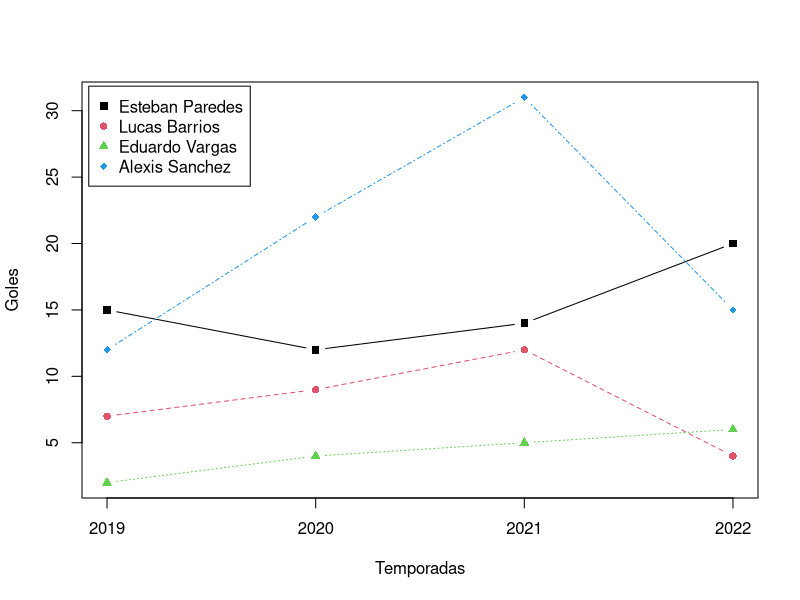

Source code (R):
# Nota 1: Usar matrices para este ejercicio no fue lo mejor.
# Un dataframa habría sido mucho mejor aquí.

# Definir jugadores y temporadas
jugadores <- c(
  "Esteban Paredes", "Lucas Barrios",
  "Eduardo Vargas", "Alexis Sanchez"
)
temporadas <- c(2019, 2020, 2021, 2022)

# Jugadores y Goles
# |               |2019|2020|2021|2022|
# |Esteban Paredes|15  |12  |14  |20  |
# |Lucas Barrios  |7   |9   |12  |4   |
# |Eduardo Vargas |2   |4   |5   |6   |
# |Alexis Sanchez |12  |22  |31  |15  |

# Guardar los goles de cada jugador
esteban_goles <- c(15, 12, 14, 20)
lucas_goles <- c(7, 9, 12, 4)
eduardo_goles <- c(2, 4, 5, 6)
alexis_goles <- c(12, 22, 31, 15)

# Crear la matriz que representa los goles
goles <- rbind(
  esteban_goles, lucas_goles,
  eduardo_goles, alexis_goles
)
rownames(goles) <- jugadores
colnames(goles) <- temporadas

# Jugadores y Partidos
# |               |2019|2020|2021|2022|
# |Esteban Paredes|20  |22  |23  |20  |
# |Lucas Barrios  |15  |22  |31  |30  |
# |Eduardo Vargas |12  |44  |11  |30  |
# |Alexis Sanchez |33  |12  |30  |19  |

# Guadar los partidos de cada jugador
esteban_partidos <- c(20, 22, 23, 20)
lucas_partidos <- c(15, 22, 31, 30)
eduardo_partidos <- c(12, 44, 11, 30)
alexis_partidos <- c(33, 12, 30, 19)

# Crear la matriz que representa los partidos
partidos <- rbind(
  esteban_partidos, lucas_partidos,
  eduardo_partidos, alexis_partidos
)
rownames(partidos) <- jugadores
colnames(partidos) <- temporadas

# Calcular frecuencia de goles por partido
goles_partido <- round(partidos / goles, 1)
# Nota 2: Está mal la guía, debería ser goles / partidos
# Lo dejaré mal para no interferir con el resto del ejercicio

# Jugadores y Sueldos
# |               |2019    |2020    |2021    |2022    |
# |Esteban Paredes|22500000|24500000|27500000|31500000|
# |Lucas Barrios  |15000000|17000000|19000000|19999999|
# |Eduardo Vargas |12000000|14230000|16930000|21999000|
# |Alexis Sanchez |33000000|34000500|40120000|49233100|

# Guardar los sueldos de cada jugador
esteban_sueldo <- c(22500000, 24500000, 27500000, 31500000)
lucas_sueldo <- c(15000000, 17000000, 19000000, 19999999)
eduardo_sueldo <- c(12000000, 14230000, 16930000, 21999000)
alexis_sueldo <- c(33000000, 34000500, 40120000, 49233100)

# Crear la matriz que representa los sueldos
sueldos <- rbind(
  esteban_sueldo, lucas_sueldo,
  eduardo_sueldo, alexis_sueldo
)
rownames(sueldos) <- jugadores
colnames(sueldos) <- temporadas

# Calcular precio por frecuencia de gol por jugador sin decimales
precio_goles_partido <- round(sueldos / goles_partido, 0)

# Añadir la información principal al gráfico
matplot(
  temporadas,
  t(goles),
  type = "b",
  pch = 15:20,
  xlab = "Temporadas",
  ylab = "Goles",
  xaxt = "n"
)
# Agregar leyenda al gráfico
legend(
  "topleft",
  inset = 0.01,
  legend = jugadores,
  pch = 15:20,
  col = 1:6
)
# Usar las temporadas como los valores del eje x
axis(1, temporadas)
